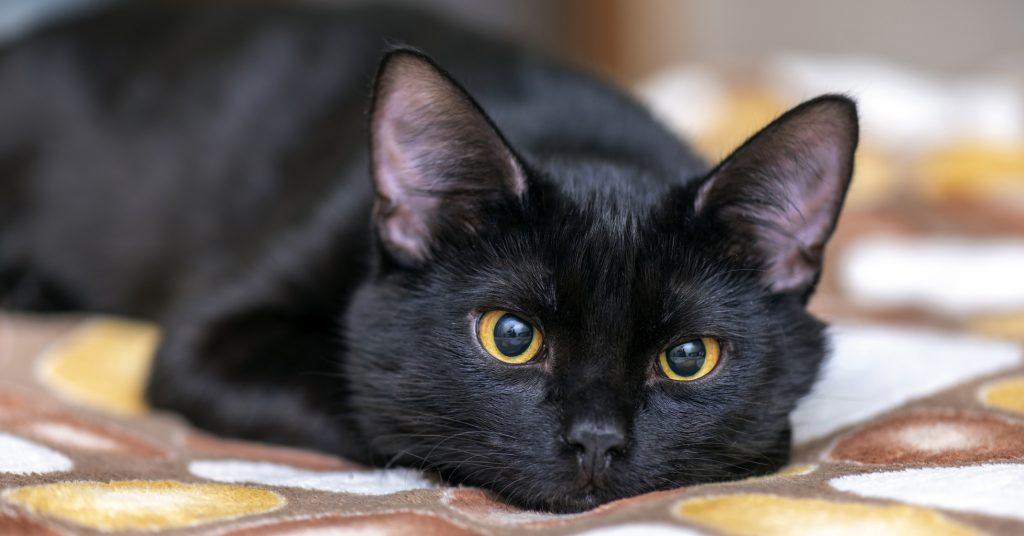
#> input picture catimage/black/01bf2476dd74ae9d93928cf304e0f4886c556832c87ba219147d73b515e7ed62.jpg, 1024 x 536 px; its folder holds only this picture in this run
$ python cat_detect.py --image catimage/black/01bf2476dd74ae9d93928cf304e0f4886c556832c87ba219147d73b515e7ed62.jpg
#> lines starting #> are read from the running program, lines starting #| are printed output that depends on the picture
"""This file applies the trained color detector to a given image"""
import argparse
import os
import glob
import re
import sys
import cv2 as cv
from PIL import ImageColor, Image


def parsearguments():
    parser = argparse.ArgumentParser(
        description='object detection using cascade classifier')
    parser.add_argument('-i', '--image', help='image file name')
    parser.add_argument('-c', '--cascade', dest='cascadefilename', help='cascade file name',
                        default='models/cat/lbp/cascade.xml')
    parser.add_argument('-s', '--scalefactor',
                        dest='scalefactor', type=float, default=1.1)
    parser.add_argument('-m', '--minneighbors',
                        dest='minneighbors', type=int, default=3)
    parser.add_argument('-o', '--output', dest='output',
                        default='box/detect.jpg')
    return parser.parse_args()


def detect(imagefilename, cascadefilename, scalefactor, minneighbors, categoly):
    """applies detector to filename, """
#> called with cascadefilename = 'models/cat/lbp/cascade.xml', scalefactor = 1.1, minneighbors = 3, categoly = 'black'
    if not os.path.isdir('faces/'+categoly):
        os.mkdir('faces/'+categoly)
    srcimg = cv.imread(imagefilename)
#> srcimg is the input picture: shape (536, 1024, 3); mean B, G, R 96.7, 100.2, 108.2
    root, ext = os.path.splitext(os.path.basename(imagefilename))
    #ssimg = Image.open(imagefilename)
    if srcimg is None:
        print('cannot load image '+imagefilename)
        sys.exit(-1)
    cascade = cv.CascadeClassifier(cascadefilename)
    objects = cascade.detectMultiScale(srcimg, scalefactor, minneighbors)
#> objects = [[449, 109, 378, 378]]
    count = len(objects)
#> count = 1
    print('detection count: %s' % (count,))
#| detection count: 1
    i = 0
    for (x, y, w, h) in objects:
        nx = int(x - round(w / 10))
        if (nx < 0):
            nx = 0
        ny = int(y - round(h / 10))
        if (ny < 0):
            ny = 0
        nw = int(w + 2*(round(w / 10)))
        nh = int(h + 2*(round(h / 10)))

        dst = srcimg[ny:(ny+nh), nx:(nx+nw)]
        facename = 'faces/' + categoly + '/' + root + '_' + str(i) + ext
        # print(facename)
        cv.imwrite(facename, dst)
        i += 1
#> this loop made 1 pass
#> (x, y, w, h, nw, nh) on pass 1: (449, 109, 378, 378, 454, 454)
#> pass 1, in detect, `dst = srcimg[ny:(ny+nh), nx:(nx+nw)]`:
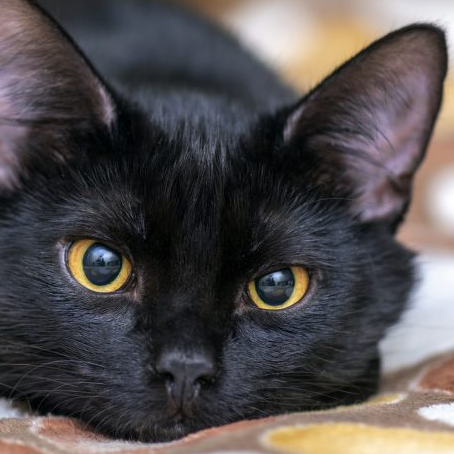
#> dst: shape (454, 454, 3); mean B, G, R 78, 77.3, 82.3
#> after the loop, i = 1
    return srcimg


if __name__ == '__main__':
    args = parsearguments()
    print('cascade file: %s' % (args.cascadefilename,))
    imagedir = 'catimage'
    pattern = re.compile('.*[.](jpg|jpeg|png|bmp|gif)$')
  #  images = [image for image in os.listdir(imagedir) if re.match(pattern, image)]
    dir_list = os.listdir(imagedir)
    for categoly in (dir_list):
        if categoly == '.DS_Store':
            continue
        images = glob.glob(imagedir + "/" + categoly + "/*.jpg")
        print('target files: %s' % (len(images), ))
        for i, image in enumerate(images):
            imagesrc = images[i]
            result = detect(imagesrc, args.cascadefilename,
                            args.scalefactor, args.minneighbors, categoly)
#> pass 2 of the loop `for categoly in (dir_list):`:
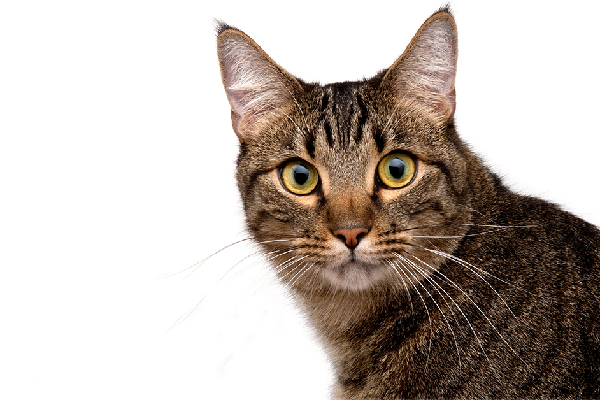
#> input picture catimage/brown/06b82fd2aa4070d4dbd9d9cf5e248c399c7eb5e7f9240fdf38222824e7d38629.jpg, 600 x 400 px
#> in detect, srcimg is the input picture: shape (400, 600, 3); mean B, G, R 176.2, 182.8, 192.3
#> objects = [[221, 26, 242, 242]]
#| detection count: 1
#> the loop in detect (call 2), `for (x, y, w, h) in objects:` made 1 pass
#> (x, y, w, h, nw, nh) on pass 1: (221, 26, 242, 242, 290, 290)
#> pass 1, in detect (call 2), `dst = srcimg[ny:(ny+nh), nx:(nx+nw)]`:
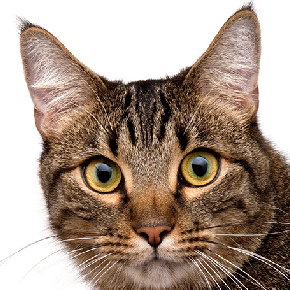
#> dst: shape (290, 290, 3); mean B, G, R 138.2, 151.7, 170.5
#> after the loop in detect (call 2), `for (x, y, w, h) in objects:`: i = 1
